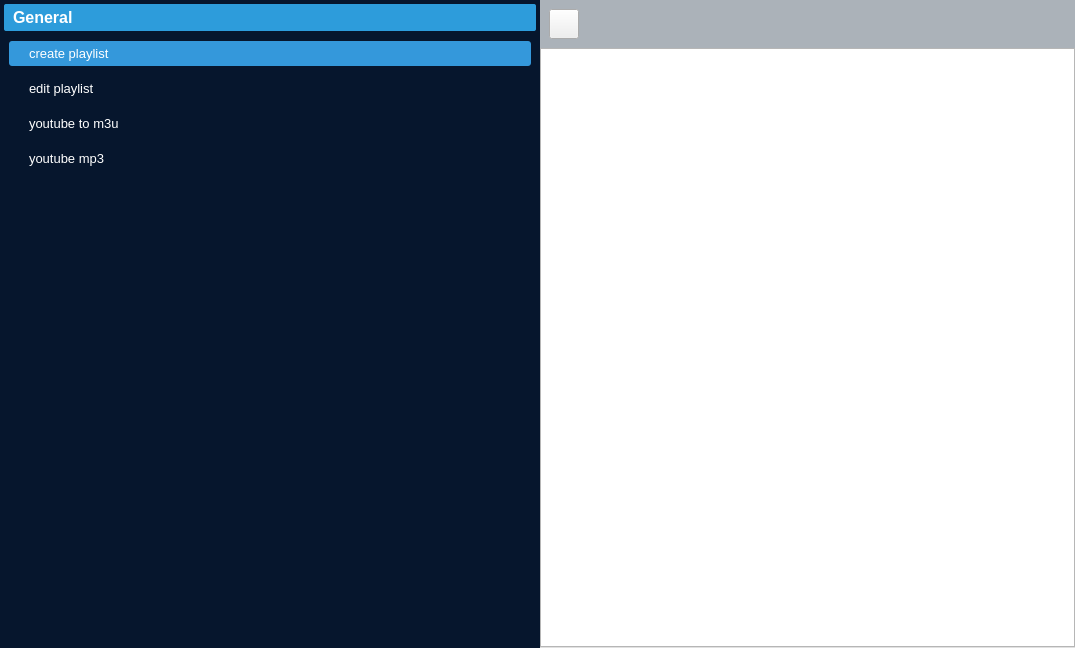
<?xml version="1.0" encoding="UTF-8"?>
<ui version="4.0">
 <class>MainWindow</class>
 <widget class="QMainWindow" name="MainWindow">
  <property name="geometry">
   <rect>
    <x>0</x>
    <y>0</y>
    <width>1075</width>
    <height>648</height>
   </rect>
  </property>
  <property name="windowTitle">
   <string>MainWindow</string>
  </property>
  <property name="styleSheet">
   <string notr="true">#menu_widget, #toolBox {
	background-color: #3333FF;
}

</string>
  </property>
  <widget class="QWidget" name="centralwidget">
   <layout class="QGridLayout" name="gridLayout_3">
    <property name="leftMargin">
     <number>0</number>
    </property>
    <property name="topMargin">
     <number>0</number>
    </property>
    <property name="rightMargin">
     <number>0</number>
    </property>
    <property name="bottomMargin">
     <number>0</number>
    </property>
    <property name="spacing">
     <number>0</number>
    </property>
    <item row="0" column="0">
     <widget class="QSplitter" name="splitter">
      <property name="orientation">
       <enum>Qt::Horizontal</enum>
      </property>
      <property name="handleWidth">
       <number>0</number>
      </property>
      <widget class="QWidget" name="menu_widget" native="true">
       <property name="minimumSize">
        <size>
         <width>150</width>
         <height>0</height>
        </size>
       </property>
       <property name="styleSheet">
        <string notr="true">background-color: #06162d;
color: #fff;
border: none;</string>
       </property>
       <layout class="QGridLayout" name="gridLayout">
        <property name="leftMargin">
         <number>4</number>
        </property>
        <property name="topMargin">
         <number>4</number>
        </property>
        <property name="rightMargin">
         <number>4</number>
        </property>
        <property name="bottomMargin">
         <number>15</number>
        </property>
        <property name="spacing">
         <number>0</number>
        </property>
        <item row="0" column="0">
         <widget class="QToolBox" name="toolBox">
          <property name="font">
           <font>
            <pointsize>12</pointsize>
           </font>
          </property>
          <property name="styleSheet">
           <string notr="true">#toolBox {
	color: #fff;
}

#toolBox::tab {
	padding-left:5px;
	text-align:left;
	border-radius: 2px;
}


#toolBox::tab:selected {
	background-color: #2d9cdb;
	font-weight: bold;
}

#toolBox QPushButton {
	padding:5px 0px 5px 20px;
	text-align:left;
	border-radius: 3px;
}

#toolBox QPushButton:hover {
	background-color: #85C1E9;
}

#toolBox QPushButton:checked {
	background-color: #3498DB;
}

</string>
          </property>
          <property name="currentIndex">
           <number>0</number>
          </property>
          <property name="tabSpacing">
           <number>10</number>
          </property>
          <widget class="QWidget" name="general_page">
           <property name="geometry">
            <rect>
             <x>0</x>
             <y>0</y>
             <width>167</width>
             <height>592</height>
            </rect>
           </property>
           <attribute name="icon">
            <iconset resource="../static/resource.qrc">
             <normaloff>:/icon/icon/home-4-48 (2).ico</normaloff>:/icon/icon/home-4-48 (2).ico</iconset>
           </attribute>
           <attribute name="label">
            <string>General</string>
           </attribute>
           <layout class="QVBoxLayout" name="verticalLayout">
            <property name="spacing">
             <number>10</number>
            </property>
            <property name="leftMargin">
             <number>5</number>
            </property>
            <property name="topMargin">
             <number>0</number>
            </property>
            <property name="rightMargin">
             <number>5</number>
            </property>
            <property name="bottomMargin">
             <number>5</number>
            </property>
            <item>
             <widget class="QPushButton" name="pushButton">
              <property name="font">
               <font>
                <pointsize>10</pointsize>
               </font>
              </property>
              <property name="focusPolicy">
               <enum>Qt::NoFocus</enum>
              </property>
              <property name="styleSheet">
               <string notr="true"/>
              </property>
              <property name="text">
               <string>create playlist</string>
              </property>
              <property name="checkable">
               <bool>true</bool>
              </property>
              <property name="checked">
               <bool>true</bool>
              </property>
             </widget>
            </item>
            <item>
             <widget class="QPushButton" name="pushButton_2">
              <property name="font">
               <font>
                <pointsize>10</pointsize>
               </font>
              </property>
              <property name="focusPolicy">
               <enum>Qt::NoFocus</enum>
              </property>
              <property name="styleSheet">
               <string notr="true"/>
              </property>
              <property name="text">
               <string>edit playlist</string>
              </property>
              <property name="checkable">
               <bool>true</bool>
              </property>
             </widget>
            </item>
            <item>
             <widget class="QPushButton" name="pushButton_3">
              <property name="font">
               <font>
                <pointsize>10</pointsize>
               </font>
              </property>
              <property name="focusPolicy">
               <enum>Qt::NoFocus</enum>
              </property>
              <property name="text">
               <string>youtube to m3u</string>
              </property>
              <property name="checkable">
               <bool>true</bool>
              </property>
             </widget>
            </item>
            <item>
             <widget class="QPushButton" name="pushButton_4">
              <property name="font">
               <font>
                <pointsize>10</pointsize>
               </font>
              </property>
              <property name="focusPolicy">
               <enum>Qt::NoFocus</enum>
              </property>
              <property name="text">
               <string>youtube mp3 </string>
              </property>
              <property name="checkable">
               <bool>true</bool>
              </property>
             </widget>
            </item>
            <item>
             <spacer name="verticalSpacer">
              <property name="orientation">
               <enum>Qt::Vertical</enum>
              </property>
              <property name="sizeHint" stdset="0">
               <size>
                <width>20</width>
                <height>40</height>
               </size>
              </property>
             </spacer>
            </item>
           </layout>
          </widget>
         </widget>
        </item>
       </layout>
      </widget>
      <widget class="QWidget" name="main_widget" native="true">
       <layout class="QGridLayout" name="gridLayout_4">
        <property name="leftMargin">
         <number>0</number>
        </property>
        <property name="topMargin">
         <number>0</number>
        </property>
        <property name="rightMargin">
         <number>0</number>
        </property>
        <property name="bottomMargin">
         <number>0</number>
        </property>
        <property name="spacing">
         <number>0</number>
        </property>
        <item row="0" column="0">
         <widget class="QWidget" name="search_widget" native="true">
          <property name="styleSheet">
           <string notr="true">#search_widget {background-color: #ABB2B9;}</string>
          </property>
          <layout class="QHBoxLayout" name="horizontalLayout">
           <item>
            <widget class="QPushButton" name="pushButton_8">
             <property name="minimumSize">
              <size>
               <width>30</width>
               <height>30</height>
              </size>
             </property>
             <property name="maximumSize">
              <size>
               <width>30</width>
               <height>30</height>
              </size>
             </property>
             <property name="text">
              <string/>
             </property>
             <property name="icon">
              <iconset resource="../static/resource.qrc">
               <normaloff>:/icon/icon/arrow-96-48.ico</normaloff>
               <normalon>:/icon/icon/arrow-31-48.ico</normalon>:/icon/icon/arrow-96-48.ico</iconset>
             </property>
             <property name="iconSize">
              <size>
               <width>15</width>
               <height>15</height>
              </size>
             </property>
             <property name="checkable">
              <bool>true</bool>
             </property>
            </widget>
           </item>
           <item>
            <spacer name="horizontalSpacer">
             <property name="orientation">
              <enum>Qt::Horizontal</enum>
             </property>
             <property name="sizeHint" stdset="0">
              <size>
               <width>40</width>
               <height>20</height>
              </size>
             </property>
            </spacer>
           </item>
          </layout>
         </widget>
        </item>
        <item row="1" column="0">
         <widget class="QTabWidget" name="tabWidget">
          <property name="font">
           <font>
            <pointsize>10</pointsize>
           </font>
          </property>
          <property name="styleSheet">
           <string notr="true">#tabWidget {
	background-color: rgb(255, 255, 255);
}

QTabBar::close-button {
	margin-left: 3px;
	image: url(:/icon/icon/x-mark-4-32.ico)
}

QTabBar::close-button:hover {
	
	image: url(:/icon/icon/x-mark-4-48.ico);
}</string>
          </property>
          <property name="currentIndex">
           <number>-1</number>
          </property>
          <property name="iconSize">
           <size>
            <width>10</width>
            <height>10</height>
           </size>
          </property>
          <property name="tabsClosable">
           <bool>true</bool>
          </property>
         </widget>
        </item>
       </layout>
      </widget>
     </widget>
    </item>
   </layout>
  </widget>
 </widget>
 <resources>
  <include location="../static/resource.qrc"/>
  <include location="../static/resource.qrc"/>
  <include location="../../../../.designer/static/resource.qrc"/>
 </resources>
 <connections>
  <connection>
   <sender>pushButton_8</sender>
   <signal>toggled(bool)</signal>
   <receiver>menu_widget</receiver>
   <slot>setHidden(bool)</slot>
   <hints>
    <hint type="sourcelabel">
     <x>287</x>
     <y>38</y>
    </hint>
    <hint type="destinationlabel">
     <x>248</x>
     <y>21</y>
    </hint>
   </hints>
  </connection>
 </connections>
</ui>
